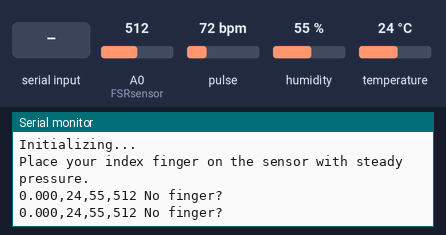
Recording of a sketch running on a simulated Arduino Uno, built with avr-gcc and run on an emulated ATmega328P. Parts: the last lines printed to the serial monitor. The inputs (shaded band) are chosen by the test bench; at power-on: pulse 72 bpm, humidity 55 %, A0 (FSRsensor) = 512, temperature 24 °C.

Above: at 1.2 s.
1.3 s: "b" received over the second serial link
At 2.1 s:
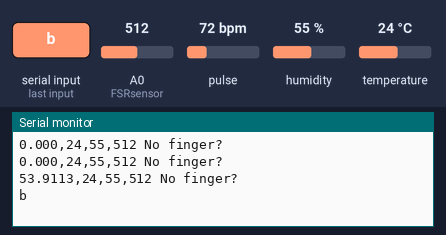
3.1 s: "1" received over the second serial link
At 3.7 s:
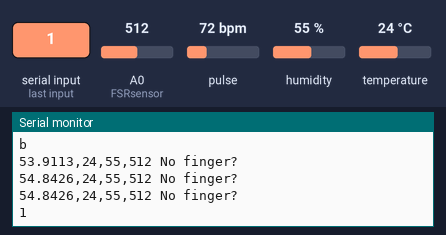
4.8 s: pulse set to 42 bpm
At 5.4 s:
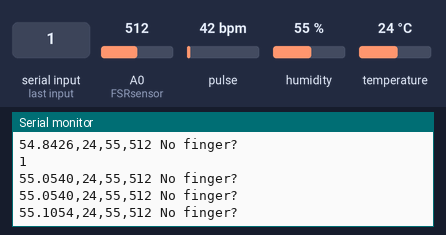
6.3 s: humidity set to 22 %
At 7.0 s:
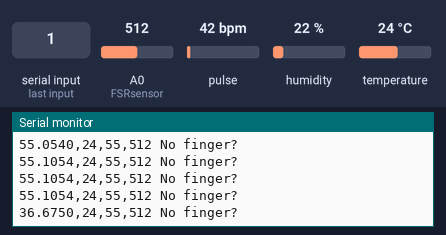
7.8 s: "b" received over Serial
At 10.3 s:
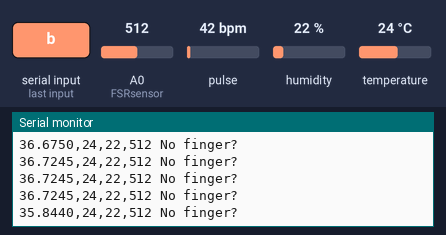
10.9 s: A0 (FSRsensor) set to 716
At 11.4 s:
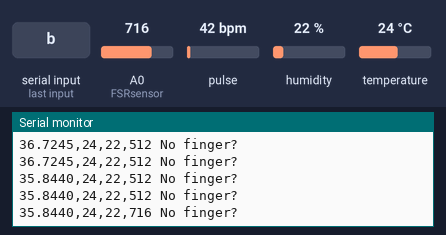
Timing chart, 0 to 13.4 s (numbered marks = the images above; inputs shaded):
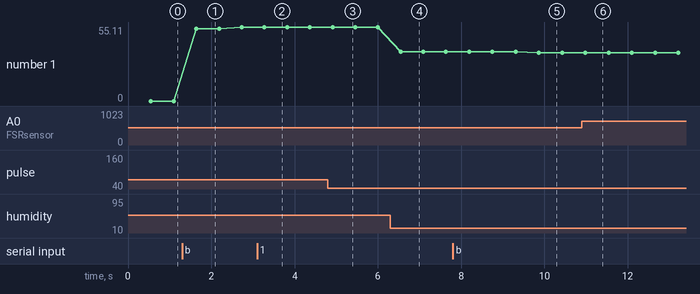

Measured:
- after the input at 1.3 s, the serial monitor: prints a new line after 0.37 s (image 1)
- after the input at 3.1 s, the serial monitor: prints a new line after 0.21 s (image 2)
- after the input at 7.8 s, the serial monitor: prints a new line after 2.1 s (image 5)
- after the input at 10.9 s, the serial monitor: prints a new line after 0.08 s (image 6)
- plotted number 1: 0 → 54.84 after the input at 1.3 s, 36.67 → 35.84 after the input at 7.8 s

The sketch:

sensor_monitoring_with_ble.ino
```cpp
/*
  Optical Heart Rate Detection (PBA Algorithm) using the MAX30105 Breakout
  By: Nathan Seidle @ SparkFun Electronics
  Date: October 2nd, 2016
  https://github.com/sparkfun/MAX30105_Breakout

  This is a demo to show the reading of heart rate or beats per minute (BPM) using
  a Penpheral Beat Amplitude (PBA) algorithm.

  It is best to attach the sensor to your finger using a rubber band or other tightening
  device. Humans are generally bad at applying constant pressure to a thing. When you
  press your finger against the sensor it varies enough to cause the blood in your
  finger to flow differently which causes the sensor readings to go wonky.

  Hardware Connections (Breakoutboard to Arduino):
  -5V = 5V (3.3V is allowed)
  -GND = GND
  -SDA = A4 (or SDA)
  -SCL = A5 (or SCL)
  -INT = Not connected

  The MAX30105 Breakout can handle 5V or 3.3V I2C logic. We recommend powering the board with 5V
  but it will also run at 3.3V.
*/

#include <Wire.h>
#include <SoftwareSerial.h> // 블루투스 시리얼 통신 라이브러리 추가
#include <DHT11.h>
#include "MAX30105.h"
#include "heartRate.h"

#define BT_RXD 3
#define BT_TXD 2
SoftwareSerial bluetooth(BT_TXD, BT_RXD);
DHT11 dht11(5); //온습도 디지털핀
//압력센서
int FSRsensor = A0;
//심박센서
MAX30105 particleSensor;


////////////심박수//////////

const byte RATE_SIZE = 4; //Increase this for more averaging. 4 is good.
byte rates[RATE_SIZE]; //Array of heart rates
byte rateSpot = 0;
long lastBeat = 0; //Time at which the last beat occurred

float beatsPerMinute;
int beatAvg, irValue;


void setup()
{
  Serial.begin(9600);
  bluetooth.begin(9600);
  Serial.println("Initializing...");

  // Initialize sensor
  if (!particleSensor.begin(Wire, I2C_SPEED_FAST)) //Use default I2C port, 400kHz speed
  {
    Serial.println("MAX30105 was not found. Please check wiring/power. ");
    while (1);
  }
  Serial.println("Place your index finger on the sensor with steady pressure.");

  particleSensor.setup(); //Configure sensor with default settings
  particleSensor.setPulseAmplitudeRed(0x0A); //Turn Red LED to low to indicate sensor is running
  particleSensor.setPulseAmplitudeGreen(0); //Turn off Green LED

}

void readHeartRate(){
  irValue = particleSensor.getIR();

  if (checkForBeat(irValue) == true)
  {
    //We sensed a beat!
    long delta = millis() - lastBeat;
    lastBeat = millis();

    beatsPerMinute = 60 / (delta / 1000.0);

    if (beatsPerMinute < 255 && beatsPerMinute > 20)
    {
      rates[rateSpot++] = (byte)beatsPerMinute; //Store this reading in the array
      rateSpot %= RATE_SIZE; //Wrap variable

      //Take average of readings
      beatAvg = 0;
      for (byte x = 0 ; x < RATE_SIZE ; x++)
        beatAvg += rates[x];
      beatAvg /= RATE_SIZE;
    }
  }

}

void loop()
{
  //////////심박수 읽기//////////////////
  readHeartRate();

  if(bluetooth.available()){
    char c = bluetooth.read();
    Serial.println(c);
    if(c=='b'){
      bluetooth.println(beatAvg);
    }
  }
  //////////////온습도 읽기/////////////////
  int temperature = 0;
  int humidity = 0;
  int result = dht11.readTemperatureHumidity(temperature, humidity);
  int pressure = analogRead(FSRsensor);


  if (Serial.available()) {
    if(temperature!=0){
      bluetooth.print(beatAvg);
      bluetooth.print(",");
      bluetooth.print(temperature);
      bluetooth.print(",");
      bluetooth.print(humidity);
      bluetooth.print(",");
      bluetooth.print(pressure);
    }
  }

  Serial.print(beatsPerMinute);
  Serial.print(beatAvg);
  Serial.print(",");
  Serial.print(temperature);
  Serial.print(",");
  Serial.print(humidity);
  Serial.print(",");
  Serial.print(pressure);


  if (irValue < 50000) Serial.print(" No finger?");

  Serial.println();

  delay(10);
}
```
